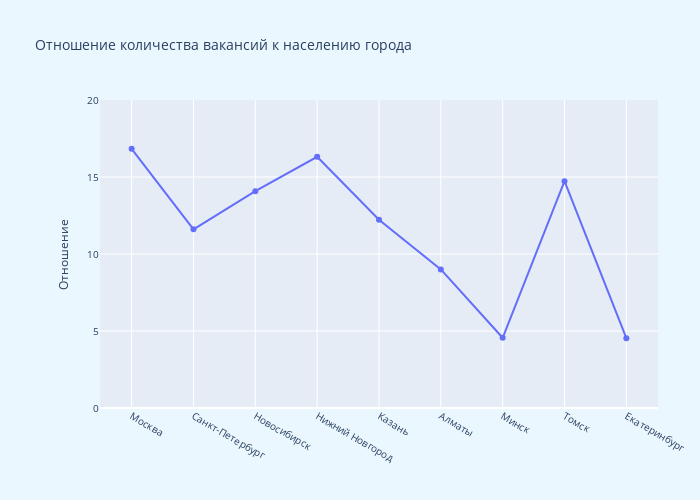

This figure's notebook cell:
### Code cell
# Построим график в отдельной ячейке, чтобы не городит в одной куче
fig = px.line(ci, 
              x="name", 
              y="Ratio",
              hover_data=['vacancies_count','Pop'] 
              )

# Меняем стандартный hover на наш
fig.update_traces(
    mode="markers+lines",
    hovertemplate="".join([
        "<b style='color: yellow'>%{x}</b>" # вытягиваем данные из переменной указаной в hover_data[]      
        "<br>Соотношение: %{y}",
        "<br>Количество вакансий: %{customdata[0]}",
        "<br>Население (тыс): %{customdata[1]}",
    ]),
    hoverlabel_namelength = 0, # убираем вывод ховера сверху,
                               # потому как хочу убрать двоеточие в стандартном выводе и добавить стиль bold
)

fig.update_layout(
    title="Отношение количества вакансий к населению города",
    font = dict(size=10), # уменьшим размер шрифта заголовка графика, а то не влезает
    autosize=False,# скажи нет авторазмеру
    width=700,# фиксируем ширину в px
    height=500,# фиксируем высоту в px
    margin=dict(
      r=30, #задаем отступ в 30 px справа для всего холста
      b=60, # задаем отступ в 60 px снизу для всего холста
      t=100,
      l=100
    ),
    legend=dict(# играемся с параметрами легенды
        borderwidth = .5,# ширина рамки в полпикселя
        bordercolor = '#cbd7de',# цвет рамки
        bgcolor = '#f2faff',# цвет фона
        orientation="h", # показать сверху
        yanchor="bottom",# вертикальное выравнивание по нижней части легенды относительно холста
        y=1.01, # сдвигаем на 1% выше, чтобы не сливалась нижняя граница рамки легенды с графиком
        xanchor="right", # выравнивание блока легенды по правому краю
        x=1, # никаких сдвигов не надо, будет на уровне с графиком по правому краю
        title_text="", # убираем title для легенды, в данном случае понятно без лишних текстов
    ),     
    yaxis=dict(
        titlefont=dict(size=12),  # ее размер 
        title_text='Отношение',
        range = [0,20]
    ),
    xaxis=dict(
        title_text = ''
    ), 
  paper_bgcolor="#eaf7ff",# цвет фона холста
)


fig.show()

### Figure 1 — Plotly figure (JSON) as saved in the notebook; plotly's stock layout.template omitted (floating-point values rounded to 4 significant figures)
{"data": [{"customdata": [[219, 13010], [65, 5602], [23, 1634], [20, 1226], [16, 1309], [16, 1777], [9, 1975], [8, 543], [7, 1544]], "hoverlabel": {"namelength": 0}, "hovertemplate": "<b style='color: yellow'>%{x}</b><br>Соотношение: %{y}<br>Количество вакансий: %{customdata[0]}<br>Население (тыс): %{customdata[1]}", "legendgroup": "", "line": {"color": "#636efa", "dash": "solid"}, "marker": {"symbol": "circle"}, "mode": "markers+lines", "name": "", "orientation": "v", "showlegend": false, "type": "scatter", "x": ["Москва", "Санкт-Петербург", "Новосибирск", "Нижний Новгород", "Казань", "Алматы", "Минск", "Томск", "Екатеринбург"], "xaxis": "x", "y": [16.83, 11.6, 14.08, 16.31, 12.22, 9, 4.56, 14.73, 4.53], "yaxis": "y"}], "layout": {"autosize": false, "font": {"size": 10}, "height": 500, "legend": {"bgcolor": "#f2faff", "bordercolor": "#cbd7de", "borderwidth": 0.5, "orientation": "h", "title": {"text": ""}, "tracegroupgap": 0, "x": 1, "xanchor": "right", "y": 1.01, "yanchor": "bottom"}, "margin": {"b": 60, "l": 100, "r": 30, "t": 100}, "paper_bgcolor": "#eaf7ff", "title": {"text": "Отношение количества вакансий к населению города"}, "width": 700, "xaxis": {"anchor": "y", "domain": [0, 1], "title": {"text": ""}}, "yaxis": {"anchor": "x", "domain": [0, 1], "range": [0, 20], "title": {"font": {"size": 12}, "text": "Отношение"}}}}
